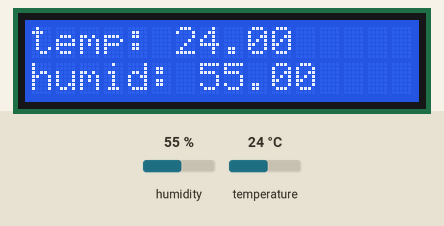
The sketch below on a simulated Arduino Uno, built with avr-gcc and run on an emulated ATmega328P. Parts: 16×2 character LCD. The inputs (shaded band) are chosen by the test bench; at power-on: humidity 55 %, temperature 24 °C.

Above: at 1.2 s.
1.3 s: humidity set to 22 %
At 2.3 s:
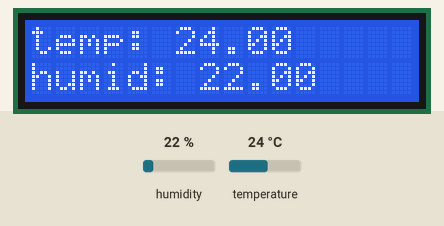
2.8 s: temperature set to 12 °C
At 3.6 s:
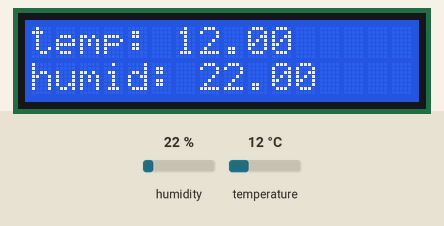
4.3 s: humidity set to 40 %
At 4.6 s:
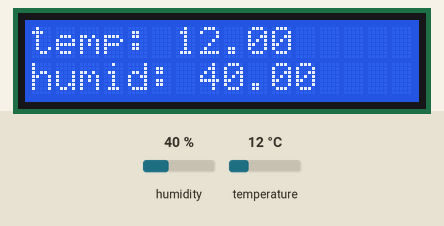
5.8 s: temperature set to 19 °C
At 6.9 s:
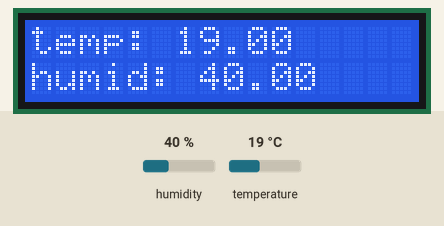
Timing chart, 0 to 8.3 s (numbered marks = the images above; inputs shaded):
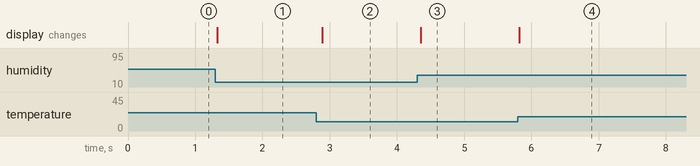

Measured:
- after the input at 1.3 s, the display: changes at once (image 1)
- after the input at 2.8 s, the display: changes after 0.09 s (image 2)
- after the input at 4.3 s, the display: changes after 0.06 s (image 3)
- after the input at 5.8 s, the display: changes at once (image 4)

The sketch:

thermometer.ino
```cpp
#include <Wire.h>            //  enables  hardware  I2C
#include <Adafruit_Sensor.h> //  loads  Adafruit  Sensor  definitions
#include <Adafruit_BME280.h> //  loads  the  Adafruit
#include <LiquidCrystal.h>

// initialize the library with the numbers of the interface pins
LiquidCrystal lcd(12, 11, 5, 4, 3, 2);
Adafruit_BME280 bme;       // This  object  will  control  the  sensor
unsigned int delayT = 100; // Here we store  the  delay  between  msgs
float lastT, lastH;

void setup()
{
    // set up the LCD's number of columns and rows:
    lcd.begin(16, 2);
    // Print a message to the first line of the LCD.
    lcd.setCursor(0, 0);
    lcd.print("temp: ");
    // pirnt a message on the second line of the lcd
    lcd.setCursor(0, 1);
    lcd.print("humid: ");

    //initialize the sensor
    int status = bme.begin(0x76);
    if (!status)
    {
        Serial.println("couldnt find sensor");
        Serial.print("check wiring, Error:");
        Serial.println(status);
        while (1)
        {
        };
    }
}

void loop()
{
    lastT = bme.readTemperature();
    lastH = bme.readHumidity();

    // we want the message to keep displaying so we start writing after it.
    lcd.setCursor(6, 0);
    lcd.print(lastT);
    // we also want to display the humidity so we set the cursor and print to the lcd.
    lcd.setCursor(7, 1);
    lcd.print(lastH);

    //we wait for delayT milliseconds every loop
    delay(delayT);
}
```
